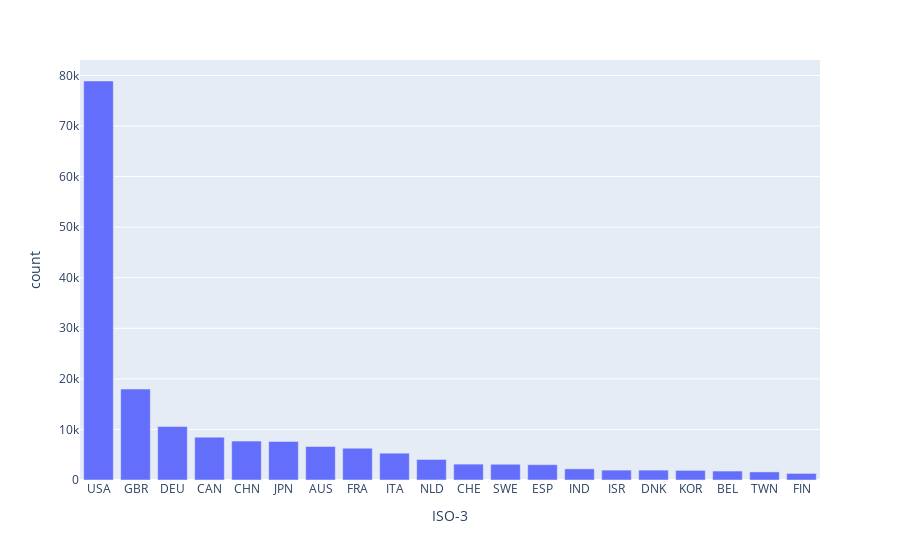

The cell this chart's notebook holds for it:
### Code cell
from plotly.express import bar
bar(data_frame=country_counts_df.head(n=20), x='ISO-3', y='count')

### Figure 1 — Plotly figure (JSON) as saved in the notebook; plotly's stock layout.template omitted (floating-point values rounded to 4 significant figures)
{"data": [{"alignmentgroup": "True", "hovertemplate": "ISO-3=%{x}<br>count=%{y}<extra></extra>", "legendgroup": "", "marker": {"color": "#636efa", "pattern": {"shape": ""}}, "name": "", "offsetgroup": "", "orientation": "v", "showlegend": false, "textposition": "auto", "type": "bar", "x": ["USA", "GBR", "DEU", "CAN", "CHN", "JPN", "AUS", "FRA", "ITA", "NLD", "CHE", "SWE", "ESP", "IND", "ISR", "DNK", "KOR", "BEL", "TWN", "FIN"], "xaxis": "x", "y": [78900, 17987, 10561, 8473, 7693, 7630, 6623, 6284, 5302, 4063, 3141, 3108, 3030, 2206, 1958, 1955, 1901, 1769, 1601, 1304], "yaxis": "y"}], "layout": {"barmode": "relative", "legend": {"tracegroupgap": 0}, "margin": {"t": 60}, "xaxis": {"anchor": "y", "domain": [0, 1], "title": {"text": "ISO-3"}}, "yaxis": {"anchor": "x", "domain": [0, 1], "title": {"text": "count"}}}}
